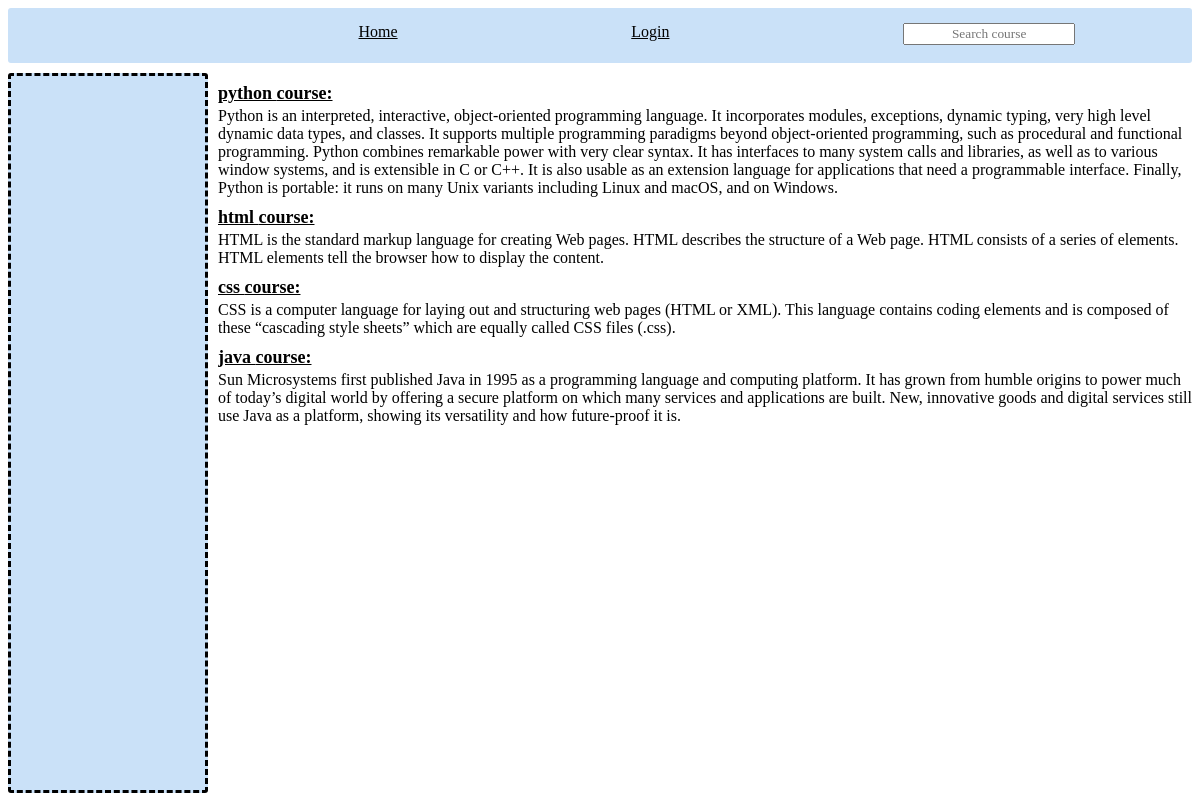
The page /search_course on the database its author committed.
### tables this page shows
CREATE TABLE publish_courses (
        id INTEGER PRIMARY KEY,
        course_name TEXT,
        description TEXT DEFAULT "Still not updated",
        picture TEXT,
        status TEXT DEFAULT "publish",
        UNIQUE (course_name, picture)
    );

### app.py (the view)
@app.route('/search_course')
def search():
    log=check_log()
    info=info_user()
    search_form=['create']
    info_courses=crud.read_if('course_name, description','publish_courses', 'status', 'Publish')
    id_word='published_form'
    courses_list=[]
    for course in info_courses:
        c=namedtuple('C_P',['name', 'desc'])
        c.name=course[0]
        c.desc=course[1]
        courses_list.append(c)
    return render_template('home.html', log=log, info=info, search_form=search_form, courses_list=courses_list, id_word=id_word)

### app.py (called while the page is built)
def check_log(): #check if user is loged in or not
    log_result={}
    if "name" in session:
        link='/logout'
        log='Logout'
        log_result['link']=link
        log_result['log']=log
        return log_result
    else:
        link='/login'
        log='Login'
        log_result['link']=link
        log_result['log']=log
        return log_result

def info_user(): # get user info
    if "role" in session:
        info={}
        if session['role']=='admin':
            info['id']=session['id']
            info['link']=f"/administrator/{session['id']}"
            info['word']='Administrator'
            info['hello']=f"Hello {crud.admin_name(session['id'])}- what do you want to do?"
            info['class']='user_hello'
        if session['role']=='teacher':
            info['id']=session['id']
            info['link']=f"/teacher_profile/{session['id']}"
            info['word']=f"Welcome {crud.teacher_name(session['id'])}"
            info['class']='user_hello'
        if session['role']=='student':
            info['id']=session['id']
            info['link']=f"/student_profile/{session['id']}"
            info['word']=f"Welcome {crud.student_name(session['id'])}"
            info['class']='user_hello'
        return info

### crud.py (called while the page is built)
def read_if(column, table, value, condition):
    return query(f"SELECT {column} FROM {table} WHERE {value}='{condition}'")

### setup_db.py (called while the page is built)
def query(sql):
    with sqlite3.connect('students.db') as conn:
        cur=conn.cursor()
        cur.execute(sql)
        return cur.fetchall()

### templates/home.html (shortened to what this page needs)
{% extends "base.html" %}
{% block content %}
<link rel="stylesheet" href="../static/home.css">
<div class="home_main" >
    <div class="messages_main" id="messages" > </div>
    <div class="courses_main" id="{{id_word}}">
        {% for form in search_form %}
        <div class="all_courses" id="all_courses">
            {% for course in courses_list %}
            <div class="published_search_course" >
                <div class="search_home_name">{{course.name}} course:</div>
                <div class="search_home_desc">{{course.desc}}</div>
            </div>
            {% endfor %}
        </div>
        {% endfor %}
    </div>
</div>
{% endblock %}

### static/home.css (style rules this page uses)
.home_main { display: grid; grid-template-columns:25vh; grid-template-rows: 90vh ; margin-top: 10px; }
.messages_main { grid-column: 1; grid-row: span 2; background-color:rgb(202, 225, 248); border-radius: 3px 3px 3px 3px; overflow: auto; border-style: dashed; }
.courses_main { grid-column: 2; grid-row: 1; background-repeat:no-repeat; display: flex; justify-content: center; }
.all_courses { display: flex; flex-direction: column; gap: 10px; overflow: auto; padding-bottom: 10px; margin-left: 10px; margin-top: 10px; }
.published_search_course { display: flex; flex-direction: column; gap: 3px; }
.search_home_name { grid-column: 1; font-weight: bold; width: max-content; font-size: large; text-decoration: underline; }
.search_home_desc { grid-column: 2; }

### rows shown on the page
publish_courses: name "python", desc "Python is an interpreted, interactive, object-oriented programming language. It incorporates modules, exceptions, dynamic typing, very high level dynamic data types, and classes. It supports multiple programming paradigms beyond object-oriented programming, such as procedural and functional programming. Python combines remarkable power with very clear syntax. It has interfaces to many system calls and libraries, as well as to various window systems, and is extensible in C or C++. It is also usable as an extension language for applications that need a programmable interface. Finally, Python is portable: it runs on many Unix variants including Linux and macOS, and on Windows."
publish_courses: name "html", desc "HTML is the standard markup language for creating Web pages. HTML describes the structure of a Web page. HTML consists of a series of elements. HTML elements tell the browser how to display the content."
publish_courses: name "css", desc "CSS is a computer language for laying out and structuring web pages (HTML or XML). This language contains coding elements and is composed of these “cascading style sheets” which are equally called CSS files (.css)."
publish_courses: name "java", desc "Sun Microsystems first published Java in 1995 as a programming language and computing platform. It has grown from humble origins to power much of today’s digital world by offering a secure platform on which many services and applications are built. New, innovative goods and digital services still use Java as a platform, showing its versatility and how future-proof it is."

### other values the page prints
{{ log.log }} "Login"
